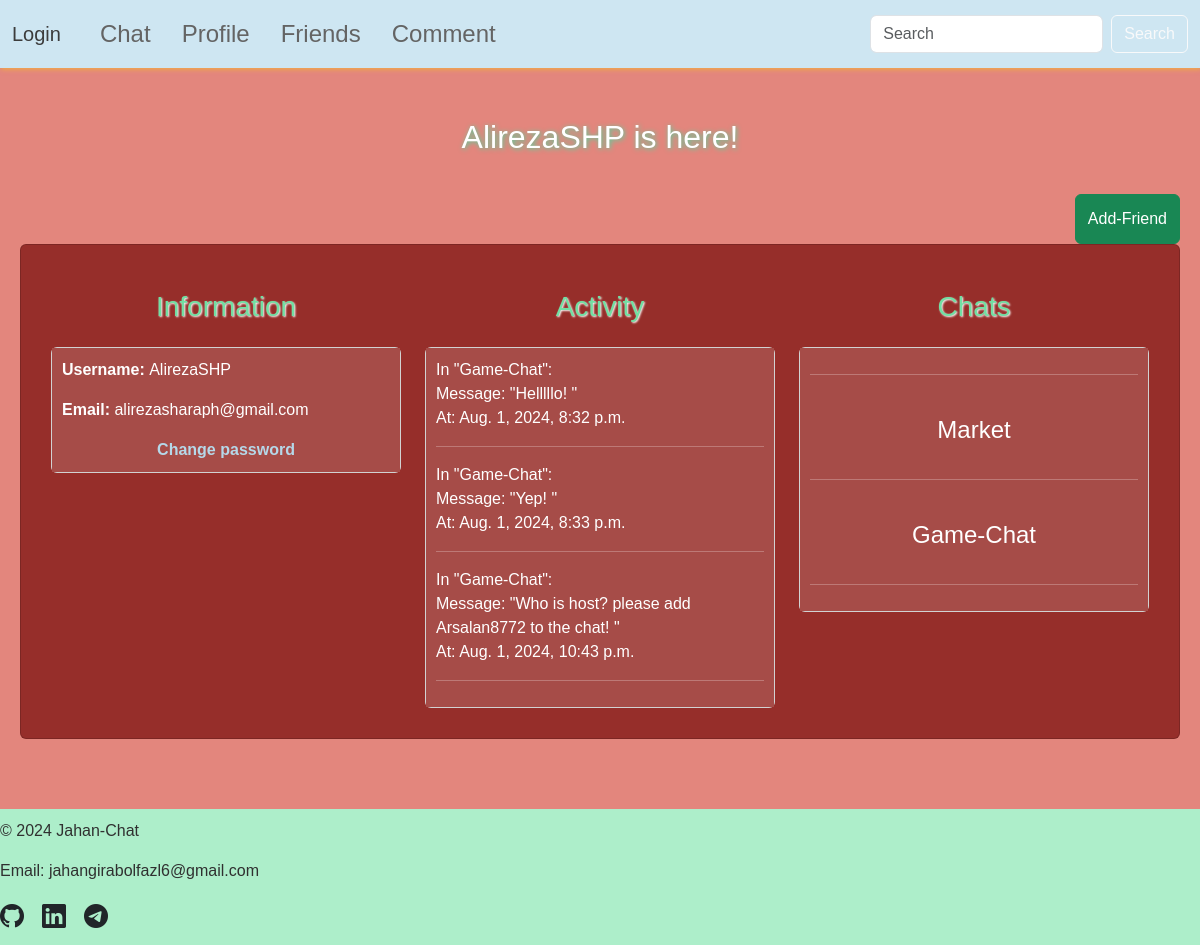
The app's page /show-profile/AlirezaSHP2/, older data.
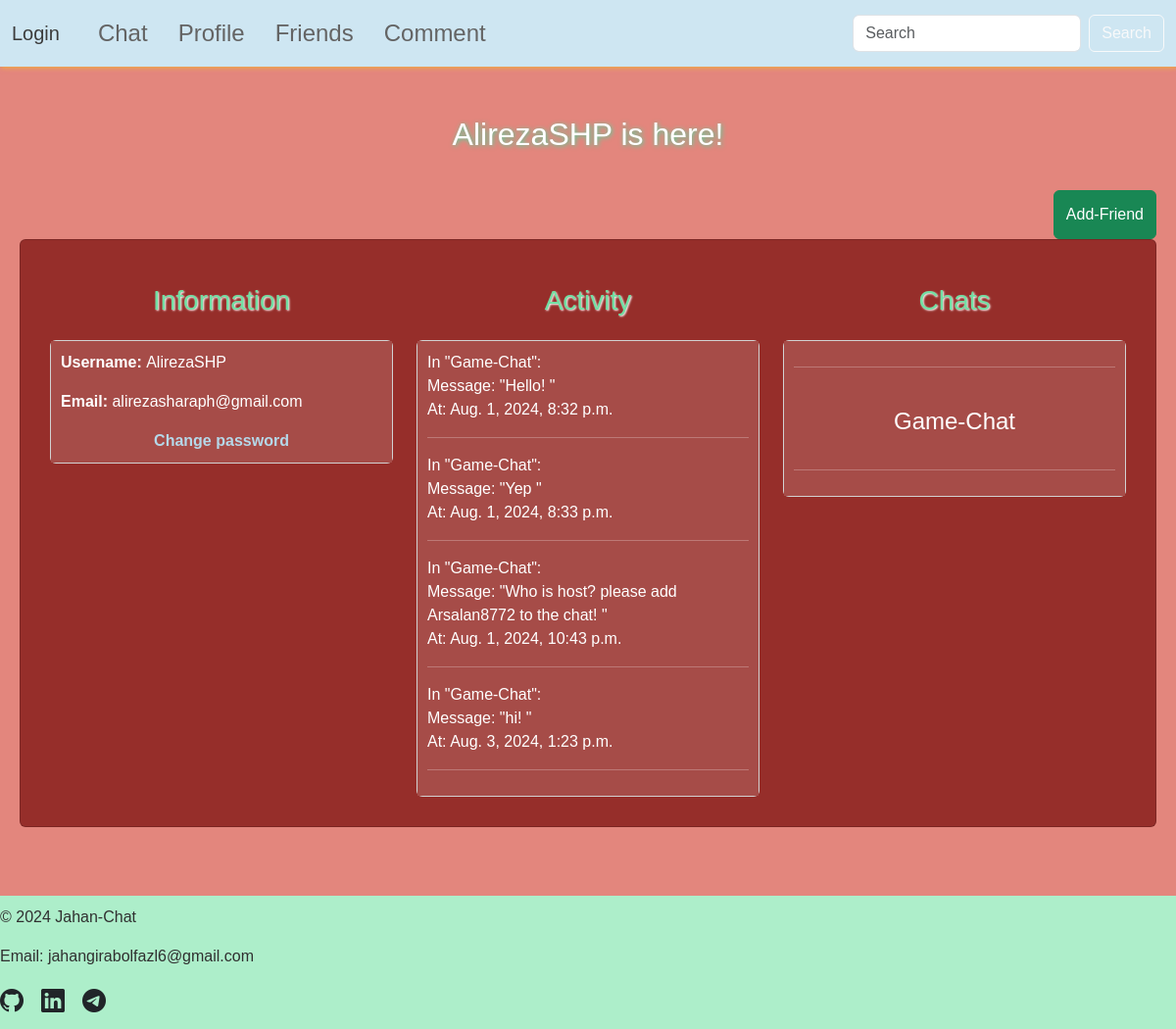
The same page, newer data.
### base/models.py (models this page shows, shortened)
class Message(models.Model):
    author = models.ForeignKey(CustomUser, on_delete=models.CASCADE, related_name="messages")
    chat = models.ForeignKey(Chat, on_delete=models.CASCADE, related_name="messages")
    body = models.TextField()
    created = models.DateTimeField(auto_now_add=True)
    updated = models.DateTimeField(auto_now=True)
    class Meta:
        ordering = ["created"]
        indexes = [
            models.Index(fields=["created"]),
        ]

class Chat(models.Model):
    name = models.CharField(max_length=50, unique=True)
    host = models.ForeignKey(CustomUser, on_delete=models.CASCADE, related_name="hosted_chats")
    participants = models.ManyToManyField(CustomUser, related_name="chats")
    description = models.TextField(blank=True)
    created = models.DateTimeField(auto_now_add=True)
    status = models.CharField(max_length=10, choices=[("open", "open"), ("close", "close")], default="open")
    isDirect = models.BooleanField(default=False)
    class Meta:
        ordering = ["-created"]
        indexes = [
            models.Index(fields=["created"]),
        ]

### base/views.py (the view)
# urls.py: path("show-profile/<str:username><str:pk>/", views.showingProfile, name="showing_profile"),
def showingProfile(request, username, pk):
    user = CustomUser.objects.get(username=username, id=pk)
    visitor = authenticate(id=request.user.id)
    if visitor is not None:
        login(request, visitor)
    chats = Chat.objects.filter(
        Q(participants__id=user.id) |
        Q(host__id=user.id)
    ).distinct()
    messages = Message.objects.filter(
        author=user
    ).distinct()
    context = {
        "user": user,
        "chats": chats,
        "chat_messages": messages
    }
    return render(request, "base/showing_profile_other.html", context=context)

### base/templates/base/showing_profile_other.html (shortened to what this page needs)
{% extends 'base.html' %}
{% load static %}
{% block extra_css %}
    <link rel="stylesheet" href="{% static 'style/profile.css' %}">
{% endblock extra_css %}
{% block page_title %}
    <div class="title-container">
        <h2>{{ user.username }} is here!</h2>
        <button class="btn btn-success add-friend" type="submit" data-add-friend-url="{% url 'add_friend' user.id %}" {% if user in request.user.friends.all %}disabled{% endif %}>
            Add-Friend
        </button>
    </div>
{% endblock page_title %}
{% block page_content %}
    <div class="profile-container card">
        <div class="row">
            <div class="col">
                <h3>Information</h3>
                <div class="card">
                    <div class="info-container">
                        <p><strong>Username: </strong>{{user.username}}</p>
                        <p><strong>Email: </strong>{{user.email}}</p>
                        <a id="change-password" href="{% url 'change_password' %}">Change password</a>
                    </div>
                </div>
            </div>
            <div class="col">
                <h3>Activity</h3>
                <div class="card">
                    <div class="activity-container">
                        {% for chat_message in chat_messages %}
                            {% if chat_message.chat.status == "open" %}
                                <div class="message-info">
                                    In "{{chat_message.chat.name}}":
                                    <br>
                                    Message: "{{chat_message.body|slice:50}}
                                    "
                                    <br>
                                    At: {{chat_message.created}}
                                    <br>
                                    <hr>
                                </div>
                            {% endif %}
                        {% endfor %}
                    </div>
                </div>
            </div>
            <div class="col">
                <h3>Chats</h3>
                <div class="card">
                    <div class="chat-container">
                        {% for chat in chats %}
                            <div class="chat-name">
                                {% if chat.status == "open" %}
                                    {% if not chat.isDirect %}
                                        <h4><a href="{% url 'chat_details' chat.name chat.id %}">{{chat.name}}</a></h4>
                                    {% endif %}
                                {% endif %}
                            </div>
                            <hr>
                        {% endfor %}
                    </div>
                </div>
            </div>
        </div>
    </div>
{% endblock page_content %}

Row changes from the older to the newer data that the page shows:
removed Chat: name "Market"
changed Message: body "Helllllo!" → "Hello!"
changed Message: body "Yep!" → "Yep"
added Message: chat.name "Game-Chat", body "hi!", created "Aug. 3, 2024, 1:23 p.m."
